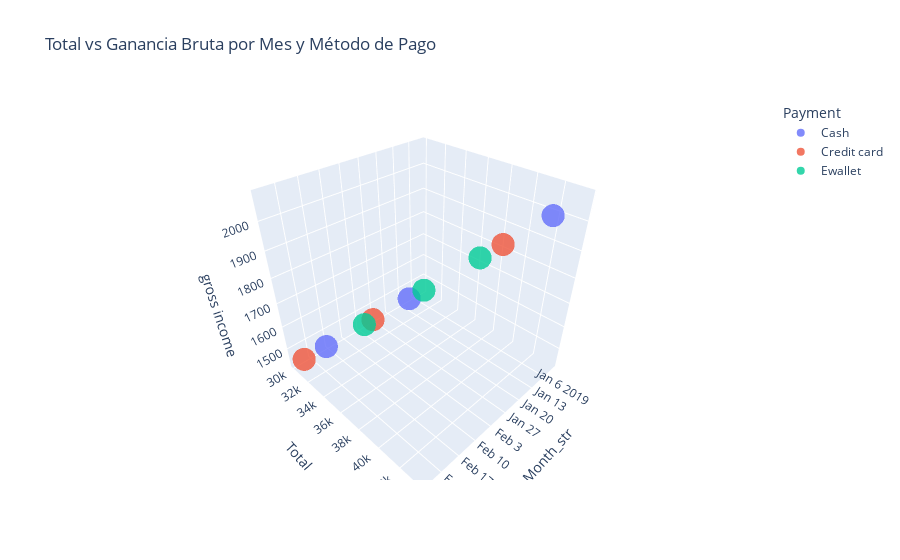

The cell this chart's notebook holds for it:
### Markdown cell above
### Month + Payment + Total
- Muestra: Qué métodos de pago generan más ingresos en cada mes.
    
- Utilidad??? Cómo cambian los ingresos según la forma de pago con el tiempo.

### Code cell
# Agrupar por mes y método de pago
pivot_payment_month = df.groupby(['Month_str', 'Payment']).agg({
    'Total': 'sum',
    'Quantity': 'sum',
    'gross income': 'sum'
}).reset_index()

fig = px.scatter_3d(
    pivot_payment_month,
    x='Month_str',
    y='Total',
    z='gross income',
    color='Payment',
    title='Total vs Ganancia Bruta por Mes y Método de Pago',
    opacity=0.8
)

fig.show()

### Figure 1 — Plotly figure (JSON) as saved in the notebook; plotly's stock layout.template omitted (floating-point values rounded to 4 significant figures)
{"data": [{"hovertemplate": "Payment=Cash<br>Month_str=%{x}<br>Total=%{y}<br>gross income=%{z}<extra></extra>", "legendgroup": "Cash", "marker": {"color": "#636efa", "opacity": 0.8, "symbol": "circle"}, "mode": "markers", "name": "Cash", "scene": "scene", "showlegend": true, "type": "scatter3d", "x": ["2019-01", "2019-02", "2019-03"], "y": [41770.0, 35750.0, 34690.0], "z": [1989.0, 1702.0, 1652.0]}, {"hovertemplate": "Payment=Credit card<br>Month_str=%{x}<br>Total=%{y}<br>gross income=%{z}<extra></extra>", "legendgroup": "Credit card", "marker": {"color": "#EF553B", "opacity": 0.8, "symbol": "circle"}, "mode": "markers", "name": "Credit card", "scene": "scene", "showlegend": true, "type": "scatter3d", "x": ["2019-01", "2019-02", "2019-03"], "y": [38250.0, 31360.0, 31160.0], "z": [1821.0, 1493.0, 1484.0]}, {"hovertemplate": "Payment=Ewallet<br>Month_str=%{x}<br>Total=%{y}<br>gross income=%{z}<extra></extra>", "legendgroup": "Ewallet", "marker": {"color": "#00cc96", "opacity": 0.8, "symbol": "circle"}, "mode": "markers", "name": "Ewallet", "scene": "scene", "showlegend": true, "type": "scatter3d", "x": ["2019-01", "2019-02", "2019-03"], "y": [36280.0, 30110.0, 43600.0], "z": [1727.0, 1434.0, 2076.0]}], "layout": {"legend": {"title": {"text": "Payment"}, "tracegroupgap": 0}, "scene": {"domain": {"x": [0, 1], "y": [0, 1]}, "xaxis": {"title": {"text": "Month_str"}}, "yaxis": {"title": {"text": "Total"}}, "zaxis": {"title": {"text": "gross income"}}}, "title": {"text": "Total vs Ganancia Bruta por Mes y Método de Pago"}}}
